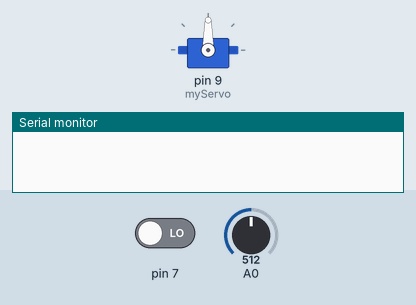
A sketch run on a simulated Arduino Uno, built with avr-gcc and run on an emulated ATmega328P. On the bench: servo, the last lines printed to the serial monitor. Inputs (shaded band) come from the test bench; at power-on: pin 7 LOW, A0 = 512.

Above: at 1.2 s.
1.3 s: pin 7 driven HIGH
2.8 s: A0 set to 716
At 3.8 s:
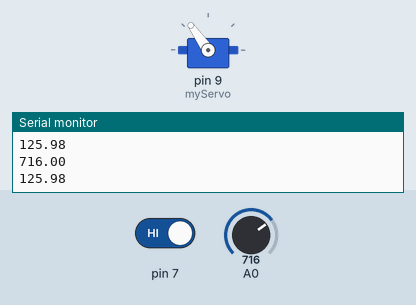
4.3 s: A0 set to 900
At 5.5 s:
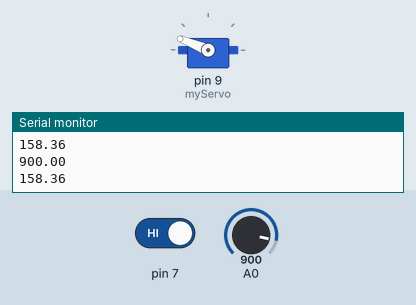
5.8 s: A0 set to 1023
At 6.1 s:
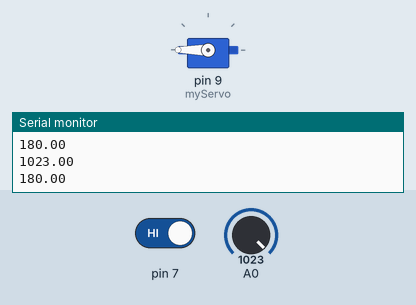
7.3 s: A0 set to 306
At 7.9 s:
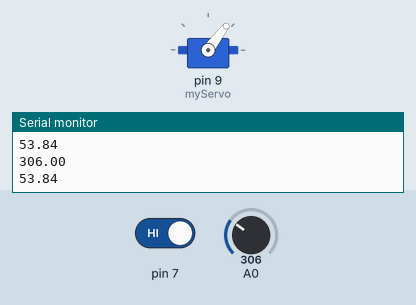
8.8 s: A0 set to 122
At 9.6 s:
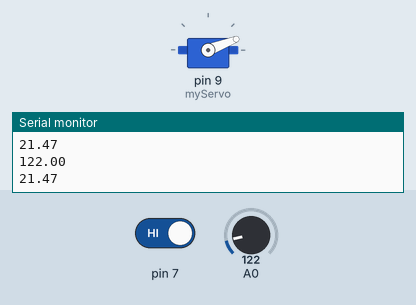
Timing chart, 0 to 11.3 s (numbered marks = the images above; inputs shaded):
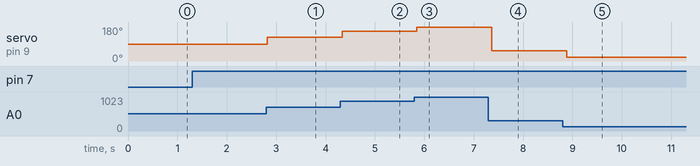

Measured:
- after the input at 2.8 s, servo on pin 9 (myServo): 90° → 125° at once
- after the input at 4.3 s, servo on pin 9 (myServo): 125° → 158° at once
- after the input at 5.8 s, servo on pin 9 (myServo): 158° → 180° after 0.05 s
- after the input at 7.3 s, servo on pin 9 (myServo): 180° → 53° after 0.07 s
- after the input at 8.8 s, servo on pin 9 (myServo): 53° → 21° after 0.08 s

The sketch:

4_____.ino
```cpp
// 스위치가 on일 경우에만 가변저항에 따라 서보모터가 움직임
//
#include <Servo.h>
Servo myServo;
void setup()
{
  Serial.begin(9600);					//시리얼 통신 초기화
  myServo.attach(9);					//디지털9번핀을 서보모터에 사용
  pinMode(7,INPUT);
}

void loop()
{
  int readValue_switch = digitalRead(7);
  if (readValue_switch ==HIGH){
  float readValue = analogRead(A0);  		//아날로그 신호 측정
  float angle = (readValue * 180) /1023 ;	//각도 조절
  Serial.println(readValue);
  Serial.println(angle);
  myServo.write(angle);
  delay(100);
  }

}
```
